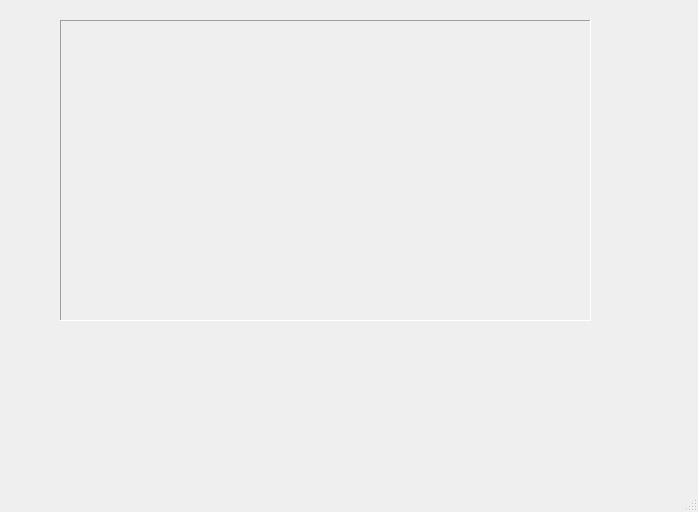
<?xml version="1.0" encoding="UTF-8"?>
<ui version="4.0">
 <class>SERVER</class>
 <widget class="QMainWindow" name="SERVER">
  <property name="geometry">
   <rect>
    <x>0</x>
    <y>0</y>
    <width>698</width>
    <height>512</height>
   </rect>
  </property>
  <property name="windowTitle">
   <string>SERVER</string>
  </property>
  <widget class="QWidget" name="centralWidget">
   <widget class="QLabel" name="label">
    <property name="geometry">
     <rect>
      <x>60</x>
      <y>20</y>
      <width>531</width>
      <height>301</height>
     </rect>
    </property>
    <property name="frameShape">
     <enum>QFrame::Panel</enum>
    </property>
    <property name="frameShadow">
     <enum>QFrame::Sunken</enum>
    </property>
    <property name="text">
     <string/>
    </property>
   </widget>
  </widget>
  <widget class="QMenuBar" name="menuBar">
   <property name="geometry">
    <rect>
     <x>0</x>
     <y>0</y>
     <width>698</width>
     <height>30</height>
    </rect>
   </property>
  </widget>
  <widget class="QStatusBar" name="statusBar"/>
 </widget>
 <layoutdefault spacing="6" margin="11"/>
 <resources/>
 <connections/>
</ui>
